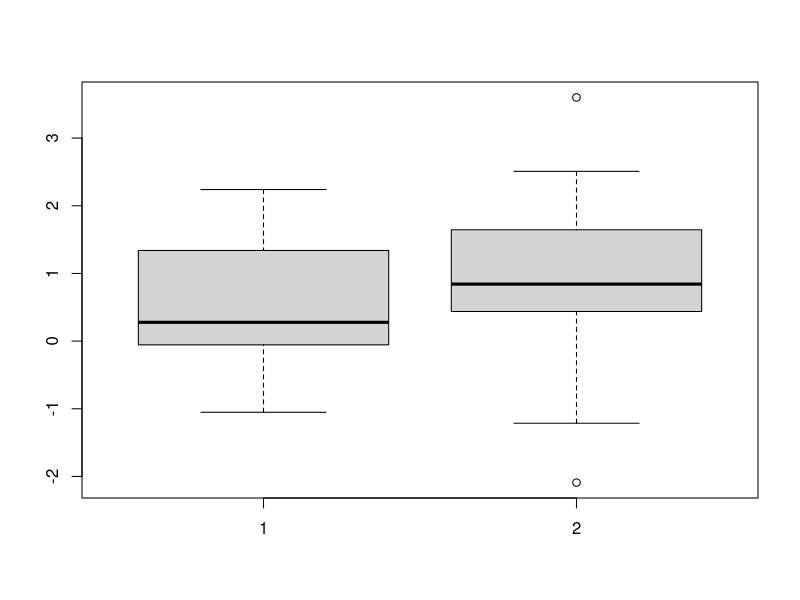

This figure's R source:
n_cols <- 8
n_rows <- 6

drugS <- matrix(runif(n_cols * n_rows), nrow=n_rows, ncol=n_cols)
drugS[1, ] <- NA
drugS[, 1] <- NA
drugS[n_rows, ] <- NA
drugS[, n_cols] <- NA

colnames(drugS) <- c("empty1", "Inh2_ctrl", "Inh2_low", "Inh2_high",
                              "Inh3_ctrl", "Inh3_low", "Inh3_high", 
                     "empty2")
rownames(drugS) <- c("empty1",
                     "Inh1_ctrl",
                     "Inh1_low",
                     "Inh1_medium",
                     "Inh1_high",
                     "empty2")
drugS[ 3:5, 3:4 ]
sel_col <- c("Inh2_low", "Inh2_high")
sel_row <- c("Inh1_low", "Inh1_medium", "Inh1_high")

sel_col <- grepl("Inh2", colnames(drugS))
sel_ctrl <- grepl("ctrl", colnames(drugS))
sel_col & !sel_ctrl

drugS[ , sel_col & !sel_ctrl ]

### lists

who <- list(myname = "January",
            mylastname = "Weiner",
            myage = 1e6,
            myexperiment = drugS)
who[["myname"]]
who$myname

class(who)
class(who[["myname"]])
class(who$myname)
class(who["myname"])

who

whoname <- list(myname = "January")
whoname2 <- who[ c("myname", "myage") ]


x1 <- rnorm(20)
x2 <- rnorm(20) + 1
boxplot(x1, x2)
res <- t.test(x1, x2)
res$p.value

names <- c("January", "Manuela", "Bill")
lastn <- c("Weiner", "Benary", "Gates")
age   <- c(1001, NA, 65)
teacher <- c(TRUE, TRUE, FALSE)

d <- data.frame(names=names, last_names=lastn, age=age, teacher=teacher)
class(d)
class(d[,1])
class(d[,3])

d[ , 1]
d[ , "names"]
d$names

one_row_dataframe <- d[1, ]

class(drugS[ 1, ])
drugS[,2]

mtx <- matrix(rnorm(15), nrow=5, ncol=3)
mtx
df <- as.data.frame(mtx)
df
colnames(df) <- c("Measurement1", "BP", "CRP")
df
rep("A", 5)
df$Group <- rep("A", 5)
1:5
?seq
seq(0, 1, length.out = 5)
df$Fraction <- seq(0, 1, length.out = 5)
df$Strain <- c( rep("KO", 2), rep("WT", 3))
